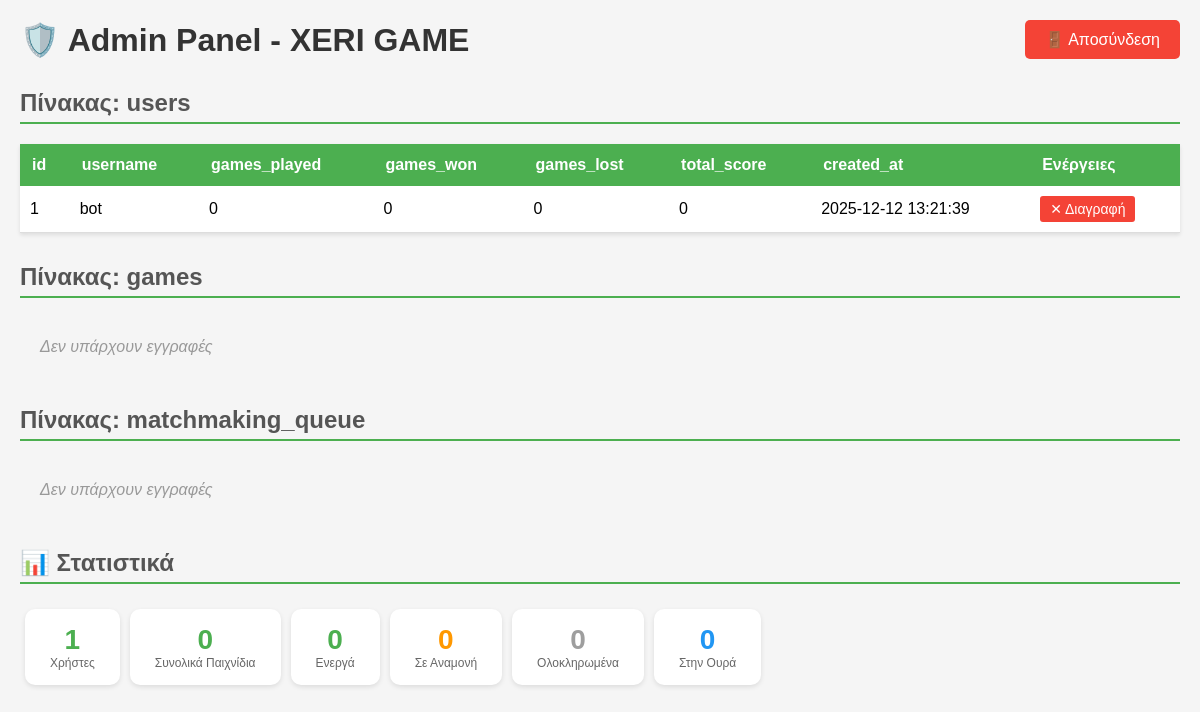
Page /view_tables.php (signed in) on the committed database.
### tables this page shows
CREATE TABLE IF NOT EXISTS users (
    id INT AUTO_INCREMENT PRIMARY KEY,
    username VARCHAR(50) UNIQUE NOT NULL,
    password VARCHAR(255) NOT NULL,
    games_played INT DEFAULT 0,
    games_won INT DEFAULT 0,
    games_lost INT DEFAULT 0,
    total_score INT DEFAULT 0,
    created_at TIMESTAMP DEFAULT CURRENT_TIMESTAMP
);

### view_tables.php (the view, shortened to what this page needs)
<?php
require_once 'db_connect_pdo.php';
?>
<!DOCTYPE html>
<html lang="el">
<head>
</head>
<body>
    <div class="header">
        <h1>🛡️ Admin Panel - XERI GAME</h1>
        <a href="?logout=1" class="logout-btn">🚪 Αποσύνδεση</a>
    </div>
<?php
try {
    echo "<h2>Πίνακας: users</h2>";
    $stmt = $pdo->query("SELECT * FROM users ORDER BY id");
    $users = $stmt->fetchAll(PDO::FETCH_ASSOC);
    if (count($users) > 0) {
        echo "<table>";
        echo "<tr>";
        foreach (array_keys($users[0]) as $column) {
            if ($column !== 'password') {
                echo "<th>" . htmlspecialchars($column) . "</th>";
            }
        }
        echo "<th>Ενέργειες</th>";
        echo "</tr>";
        foreach ($users as $row) {
            echo "<tr>";
            foreach ($row as $key => $value) {
                if ($key !== 'password') {
                    echo "<td>" . htmlspecialchars($value ?? '') . "</td>";
                }
            }
            echo "<td>";
            echo "<form method='POST' style='display:inline;' onsubmit='return confirm(\"Είστε σίγουροι ότι θέλετε να διαγράψετε τον χρήστη " . htmlspecialchars($row['username']) . "?\");'>";
            echo "<button type='submit' name='delete_user' class='delete-btn'>✕ Διαγραφή</button>";
            echo "</form>";
            echo "</td>";
            echo "</tr>";
        }
        echo "</table>";
    } else {
        echo "<div class='empty'>Δεν υπάρχουν εγγραφές</div>";
    }
    echo "<h2>Πίνακας: games</h2>";
    $stmt = $pdo->query("SELECT * FROM games ORDER BY id DESC");
    $games = $stmt->fetchAll(PDO::FETCH_ASSOC);
    if (count($games) > 0) {
        echo "<table>";
        echo "<tr>";
        foreach (array_keys($games[0]) as $column) {
            echo "<th>" . htmlspecialchars($column) . "</th>";
        }
        echo "</tr>";
        foreach ($games as $row) {
            echo "<tr>";
            foreach ($row as $key => $value) {
                if (in_array($key, ['deck', 'player1_hand', 'player2_hand', 'table_cards', 'player1_collected', 'player2_collected'])) {
                    $displayValue = $value ? substr($value, 0, 50) . '...' : '';
                    echo "<td class='truncate' title='" . htmlspecialchars($value ?? '') . "'>" . htmlspecialchars($displayValue) . "</td>";
                } else {
                    echo "<td>" . htmlspecialchars($value ?? '') . "</td>";
                }
            }
            echo "</tr>";
        }
        echo "</table>";
    } else {
        echo "<div class='empty'>Δεν υπάρχουν εγγραφές</div>";
    }
    echo "<h2>Πίνακας: matchmaking_queue</h2>";
    $stmt = $pdo->query("
        SELECT mq.id, mq.user_id, u.username, mq.joined_at
        FROM matchmaking_queue mq
        LEFT JOIN users u ON mq.user_id = u.id
        ORDER BY mq.joined_at
    ");
    $queue = $stmt->fetchAll(PDO::FETCH_ASSOC);
    if (count($queue) > 0) {
        echo "<table>";
        echo "<tr>";
        foreach (array_keys($queue[0]) as $column) {
            echo "<th>" . htmlspecialchars($column) . "</th>";
        }
        echo "</tr>";
        foreach ($queue as $row) {
            echo "<tr>";
            foreach ($row as $value) {
                echo "<td>" . htmlspecialchars($value ?? '') . "</td>";
            }
            echo "</tr>";
        }
        echo "</table>";
    } else {
        echo "<div class='empty'>Δεν υπάρχουν εγγραφές</div>";
    }
    echo "<h2>📊 Στατιστικά</h2>";
    $activeCount = 0;
    $waitingCount = 0;
    $finishedCount = 0;
    echo "<div style='margin: 20px 0;'>";
    echo "<div class='stat-box'><div class='stat-number'>" . count($users) . "</div><div class='stat-label'>Χρήστες</div></div>";
    echo "<div class='stat-box'><div class='stat-number'>" . count($games) . "</div><div class='stat-label'>Συνολικά Παιχνίδια</div></div>";
    echo "<div class='stat-box'><div class='stat-number' style='color: #4CAF50;'>" . $activeCount . "</div><div class='stat-label'>Ενεργά</div></div>";
    echo "<div class='stat-box'><div class='stat-number' style='color: #FF9800;'>" . $waitingCount . "</div><div class='stat-label'>Σε Αναμονή</div></div>";
    echo "<div class='stat-box'><div class='stat-number' style='color: #9E9E9E;'>" . $finishedCount . "</div><div class='stat-label'>Ολοκληρωμένα</div></div>";
    echo "<div class='stat-box'><div class='stat-number' style='color: #2196F3;'>" . count($queue) . "</div><div class='stat-label'>Στην Ουρά</div></div>";
    echo "</div>";
} catch (Exception $e) {
    echo "<div style='color: red; padding: 20px; background-color: #ffebee;'>";
    echo "<strong>Σφάλμα:</strong> " . htmlspecialchars($e->getMessage());
    echo "</div>";
}
?>
</body>
</html>

### view_tables.php (style rules this page uses)
body { font-family: Arial, sans-serif; margin: 20px; background-color: #f5f5f5; }
.header { display: flex; justify-content: space-between; align-items: center; margin-bottom: 20px; }
h1 { color: #333; margin: 0; }
.logout-btn { background-color: #f44336; color: white; padding: 10px 20px; text-decoration: none; border-radius: 5px; }
h2 { color: #555; margin-top: 30px; border-bottom: 2px solid #4CAF50; padding-bottom: 5px; }
table { width: 100%; border-collapse: collapse; background-color: white; box-shadow: 0 2px 4px rgba(0,0,0,0.1); margin-bottom: 30px; }
th { background-color: #4CAF50; color: white; padding: 12px; text-align: left; }
td { padding: 10px; border-bottom: 1px solid #ddd; }
.empty { color: #999; font-style: italic; padding: 20px; }
.delete-btn { background-color: #f44336; color: white; border: none; padding: 5px 10px; cursor: pointer; border-radius: 3px; font-size: 14px; }
.stat-box { display: inline-block; background: white; padding: 15px 25px; margin: 5px; border-radius: 10px; box-shadow: 0 2px 5px rgba(0,0,0,0.1); text-align: center; }
.stat-number { font-size: 28px; font-weight: bold; color: #4CAF50; }
.stat-label { font-size: 12px; color: #666; }

### rows in the picture
users: id "1", username "bot", games_played "0", games_won "0", games_lost "0", total_score "0", created_at "2025-12-12 13:21:39"

### other values in the picture
$column "id"
$column "username"
$column "games_played"
$column "games_won"
$column "games_lost"
$column "total_score"
$column "created_at"
count($users) "1"
count($games) "0"
$activeCount "0"
$waitingCount "0"
$finishedCount "0"
count($queue) "0"
